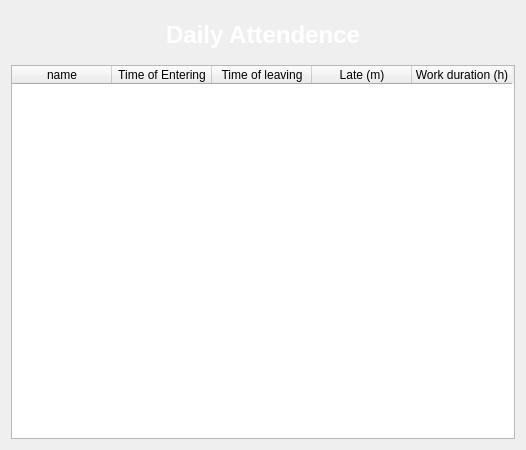
<?xml version="1.0" encoding="UTF-8"?>
<ui version="4.0">
 <class>Form</class>
 <widget class="QWidget" name="Form">
  <property name="geometry">
   <rect>
    <x>0</x>
    <y>0</y>
    <width>526</width>
    <height>450</height>
   </rect>
  </property>
  <property name="windowTitle">
   <string>Form</string>
  </property>
  <property name="styleSheet">
   <string notr="true"/>
  </property>
  <layout class="QVBoxLayout" name="verticalLayout_3">
   <item>
    <widget class="QLabel" name="label">
     <property name="styleSheet">
      <string notr="true">        font-size: 24px;  /* Larger font size for the title */
        font-weight: bold;  /* Bold text for emphasis */
        color: #fff;  /* Dark text color for good contrast */
        padding: 10px;  /* Padding around the text for spacing */
        text-align: center;  /* Center-align the text */</string>
     </property>
     <property name="text">
      <string>Daily Attendence</string>
     </property>
     <property name="alignment">
      <set>Qt::AlignCenter</set>
     </property>
    </widget>
   </item>
   <item>
    <widget class="QTableWidget" name="table">
     <property name="styleSheet">
      <string notr="true">QTableWidget {
        font-family: 'Arial';
        font-size: 14px;
    }</string>
     </property>
     <property name="editTriggers">
      <set>QAbstractItemView::NoEditTriggers</set>
     </property>
     <property name="selectionMode">
      <enum>QAbstractItemView::SingleSelection</enum>
     </property>
     <property name="selectionBehavior">
      <enum>QAbstractItemView::SelectRows</enum>
     </property>
     <attribute name="verticalHeaderVisible">
      <bool>false</bool>
     </attribute>
     <column>
      <property name="text">
       <string>name</string>
      </property>
     </column>
     <column>
      <property name="text">
       <string>Time of Entering</string>
      </property>
     </column>
     <column>
      <property name="text">
       <string>Time of leaving</string>
      </property>
     </column>
     <column>
      <property name="text">
       <string>Late (m)</string>
      </property>
     </column>
     <column>
      <property name="text">
       <string>Work duration (h)</string>
      </property>
     </column>
    </widget>
   </item>
  </layout>
 </widget>
 <resources/>
 <connections/>
</ui>
